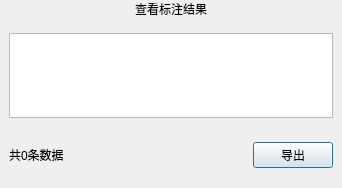
<?xml version="1.0" encoding="UTF-8"?>
<ui version="4.0">
 <class>ReviewDialog</class>
 <widget class="QDialog" name="ReviewDialog">
  <property name="geometry">
   <rect>
    <x>0</x>
    <y>0</y>
    <width>342</width>
    <height>188</height>
   </rect>
  </property>
  <property name="windowTitle">
   <string>Dialog</string>
  </property>
  <layout class="QGridLayout" name="gridLayout" rowstretch="1,15,1">
   <property name="leftMargin">
    <number>0</number>
   </property>
   <property name="topMargin">
    <number>0</number>
   </property>
   <property name="rightMargin">
    <number>0</number>
   </property>
   <item row="0" column="0">
    <widget class="QWidget" name="widget" native="true">
     <layout class="QHBoxLayout" name="horizontalLayout" stretch="2">
      <property name="spacing">
       <number>0</number>
      </property>
      <property name="leftMargin">
       <number>0</number>
      </property>
      <property name="topMargin">
       <number>0</number>
      </property>
      <property name="rightMargin">
       <number>0</number>
      </property>
      <property name="bottomMargin">
       <number>0</number>
      </property>
      <item>
       <widget class="QLabel" name="review_dialog_title">
        <property name="text">
         <string>查看标注结果</string>
        </property>
        <property name="alignment">
         <set>Qt::AlignCenter</set>
        </property>
       </widget>
      </item>
     </layout>
    </widget>
   </item>
   <item row="1" column="0">
    <widget class="QWidget" name="widget_2" native="true">
     <layout class="QGridLayout" name="gridLayout_2">
      <item row="0" column="0">
       <widget class="QTableView" name="review_table"/>
      </item>
     </layout>
    </widget>
   </item>
   <item row="2" column="0">
    <widget class="QWidget" name="widget_3" native="true">
     <layout class="QHBoxLayout" name="horizontalLayout_2">
      <item>
       <widget class="QLabel" name="total_value_label">
        <property name="text">
         <string>共0条数据</string>
        </property>
       </widget>
      </item>
      <item>
       <spacer name="horizontalSpacer_3">
        <property name="orientation">
         <enum>Qt::Horizontal</enum>
        </property>
        <property name="sizeHint" stdset="0">
         <size>
          <width>338</width>
          <height>20</height>
         </size>
        </property>
       </spacer>
      </item>
      <item>
       <widget class="QPushButton" name="review_dialog_export_btn">
        <property name="cursor">
         <cursorShape>PointingHandCursor</cursorShape>
        </property>
        <property name="text">
         <string>导出</string>
        </property>
       </widget>
      </item>
     </layout>
    </widget>
   </item>
  </layout>
 </widget>
 <resources/>
 <connections/>
</ui>
